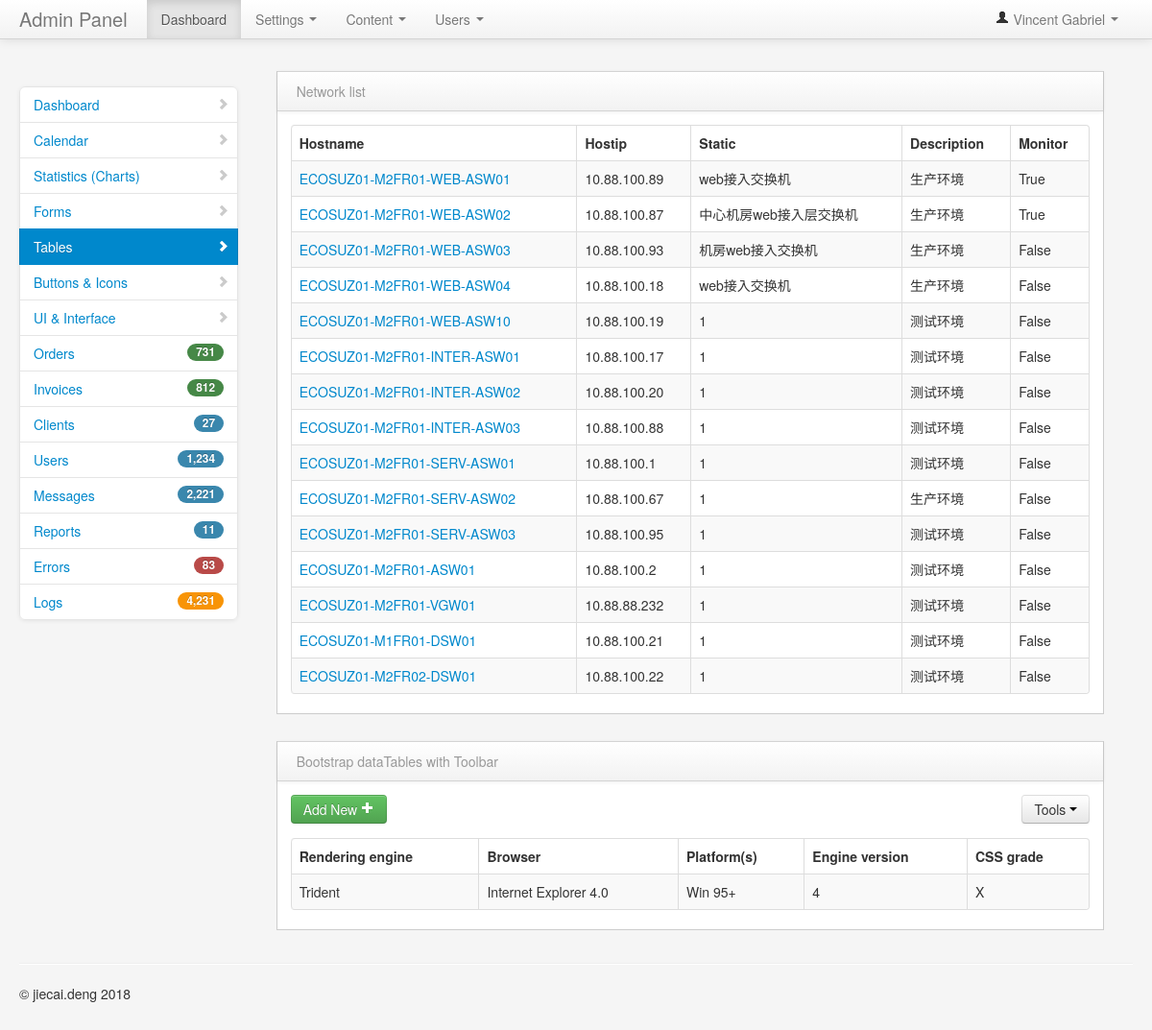
The app's page /tables/ with its own data.
### blog/models.py (models this page shows, shortened)
class Host_Info(models.Model):
    host_id=models.AutoField(primary_key=True)
    host_name=models.CharField(max_length=100,unique=True)
    host_ip=models.GenericIPAddressField()
    host_type=models.CharField(max_length=100)
    host_location=models.CharField(max_length=100)
    host_os=models.CharField(max_length=100)
    host_monitor=models.BooleanField()
    host_ctime=models.DateTimeField(auto_now_add=True)
    host_uptime=models.DateTimeField(auto_now=True)
    host_info=models.TextField()
    host_user=models.ForeignKey(User,bool)
    host_status_choices=(("生产环境","生产环境"),("测试环境","测试环境"))
    host_status=models.CharField(max_length=100,choices=host_status_choices)
    class Meta:
        db_table='hostinfo'

### blog/views.py (the view)
# urls.py: path("tables/",views.tables),
def tables(request):
    name=Host_Info.objects.all()
    return render(request,"tables.html",{"name":name})

### templates/tables.html (shortened to what this page needs)
{% load staticfiles %}
<!DOCTYPE html>
<html>
    <head>
        <link href="/static/bootstrap/css/bootstrap.min.css" rel="stylesheet" media="screen">
        <link href="/static/bootstrap/css/bootstrap-responsive.min.css" rel="stylesheet" media="screen">
        <link href="/static/assets/styles.css" rel="stylesheet" media="screen">
        <link href="/static/assets/DT_bootstrap.css" rel="stylesheet" media="screen">
    </head>
    <body>
        <div class="navbar navbar-fixed-top">
            <div class="navbar-inner">
                <div class="container-fluid">
                    <a class="brand" href="#">Admin Panel</a>
                    <div class="nav-collapse collapse">
                        <ul class="nav pull-right">
                            <li class="dropdown">
                                <a href="#" role="button" class="dropdown-toggle" data-toggle="dropdown"> <i class="icon-user"></i> Vincent Gabriel <i class="caret"></i>
                                </a>
                            </li>
                        </ul>
                        <ul class="nav">
                            <li class="active">
                                <a href="#">Dashboard</a>
                            </li>
                            <li class="dropdown">
                                <a href="#" data-toggle="dropdown" class="dropdown-toggle">Settings <b class="caret"></b>
                                </a>
                            </li>
                            <li class="dropdown">
                                <a href="#" role="button" class="dropdown-toggle" data-toggle="dropdown">Content <i class="caret"></i>
                                </a>
                            </li>
                            <li class="dropdown">
                                <a href="#" role="button" class="dropdown-toggle" data-toggle="dropdown">Users <i class="caret"></i>
                                </a>
                            </li>
                        </ul>
                    </div>
                </div>
            </div>
        </div>
        <div class="container-fluid">
            <div class="row-fluid">
                <div class="span3" id="sidebar">
                    <ul class="nav nav-list bs-docs-sidenav nav-collapse collapse">
                        <li>
                            <a href=""><i class="icon-chevron-right"></i> Dashboard</a>
                        </li>
                        <li>
                            <a href="calendar.html"><i class="icon-chevron-right"></i> Calendar</a>
                        </li>
                        <li>
                            <a href="/stats"><i class="icon-chevron-right"></i> Statistics (Charts)</a>
                        </li>
                        <li>
                            <a href="form.html"><i class="icon-chevron-right"></i> Forms</a>
                        </li>
                        <li class="active">
                            <a href="/tables"><i class="icon-chevron-right"></i> Tables</a>
                        </li>
                        <li>
                            <a href="buttons.html"><i class="icon-chevron-right"></i> Buttons & Icons</a>
                        </li>
                        <li>
                            <a href="interface.html"><i class="icon-chevron-right"></i> UI & Interface</a>
                        </li>
                        <li>
                            <a href="#"><span class="badge badge-success pull-right">731</span> Orders</a>
                        </li>
                        <li>
                            <a href="#"><span class="badge badge-success pull-right">812</span> Invoices</a>
                        </li>
                        <li>
                            <a href="#"><span class="badge badge-info pull-right">27</span> Clients</a>
                        </li>
                        <li>
                            <a href="#"><span class="badge badge-info pull-right">1,234</span> Users</a>
                        </li>
                        <li>
                            <a href="#"><span class="badge badge-info pull-right">2,221</span> Messages</a>
                        </li>
                        <li>
                            <a href="#"><span class="badge badge-info pull-right">11</span> Reports</a>
                        </li>
                        <li>
                            <a href="#"><span class="badge badge-important pull-right">83</span> Errors</a>
                        </li>
                        <li>
                            <a href="#"><span class="badge badge-warning pull-right">4,231</span> Logs</a>
                        </li>
                    </ul>
                </div>
                <div class="span9" id="content">
                     <div class="row-fluid">
                        <div class="block">
                            <div class="navbar navbar-inner block-header">
                                <div class="muted pull-left">Network list</div>
                            </div>
                            <div class="block-content collapse in">
                                <div class="span12">
  									<table cellpadding="0" cellspacing="0" border="0" class="table table-striped table-bordered" id="example">
										<thead>
											<tr>
												<th>Hostname</th>
												<th>Hostip</th>
												<th>Static</th>
												<th>Description</th>
												<th>Monitor</th>
											</tr>
										</thead>
										<tbody>
									{%	for t in name %}
											<tr class="gradeX">
												<td><a href={{t.host_id}}> {{t.host_name}}</a></td>
												<td>{{t.host_ip}}</td>
												<td>{{t.host_info}}</td>
												<td class="center">{{t.host_status}}</td>
												<td class="center">{{t.host_monitor}}</td>
											</tr>
                                    {% endfor %}
										</tbody>
									</table>
                                </div>
                            </div>
                        </div>
                    </div>
                     <div class="row-fluid">
                        <div class="block">
                            <div class="navbar navbar-inner block-header">
                                <div class="muted pull-left">Bootstrap dataTables with Toolbar</div>
                            </div>
                            <div class="block-content collapse in">
                                <div class="span12">
                                   <div class="table-toolbar">
                                      <div class="btn-group">
                                         <a href="#"><button class="btn btn-success">Add New <i class="icon-plus icon-white"></i></button></a>
                                      </div>
                                      <div class="btn-group pull-right">
                                         <button data-toggle="dropdown" class="btn dropdown-toggle">Tools <span class="caret"></span></button>
                                      </div>
                                   </div>
                                    <table cellpadding="0" cellspacing="0" border="0" class="table table-striped table-bordered" id="example2">
                                        <thead>
                                            <tr>
                                                <th>Rendering engine</th>
                                                <th>Browser</th>
                                                <th>Platform(s)</th>
                                                <th>Engine version</th>
                                                <th>CSS grade</th>
                                            </tr>
                                        </thead>
                                        <tbody>
                                            <tr class="odd gradeX">
                                                <td>Trident</td>
                                                <td>Internet
                                                     Explorer 4.0</td>
                                                <td>Win 95+</td>
                                                <td class="center"> 4</td>
                                                <td class="center">X</td>
                                            </tr>
                                        </tbody>
                                    </table>
                                </div>
                            </div>
                        </div>
                    </div>
                </div>
            </div>
            <hr>
            <footer>
                <p>&copy; jiecai.deng 2018</p>
            </footer>
        </div>
    </body>
</html>

### static/assets/styles.css (style rules this page uses)
body { padding-top: 0; padding-bottom: 40px; background-color: #f5f5f5; }
@media (min-width: 979px) { body { padding-top: 60px; } }
#content { margin-left:0px; }
.block { border: 1px solid #ccc; background: white; margin: 1em 0em; border-top: none; }
.block-content { margin: 1em; min-height: .25em; }
.block-header { margin-bottom: 0px; border-right: none; border-left: none; -webkit-border-radius: 0px; -moz-border-radius: 0px; border-radius: 0px; }
.block-header div { padding-top: 10px; }
.bs-docs-sidenav { max-width: 228px; margin: 30px 0 0; padding: 0; background-color: #fff; -webkit-border-radius: 6px; -moz-border-radius: 6px; border-radius: 6px; -webkit-box-shadow: 0 1px 4px rgba(0,0,0,.065); -moz-box-shadow: 0 1px 4px rgba(0,0,0,.065); box-shadow: 0 1px 4px rgba(0,0,0,.065); }
.bs-docs-sidenav > li > a { display: block; width: 190px \9; margin: 0 0 -1px; padding: 8px 14px; border: 1px solid #e5e5e5; }
.bs-docs-sidenav > li:first-child > a { -webkit-border-radius: 6px 6px 0 0; -moz-border-radius: 6px 6px 0 0; border-radius: 6px 6px 0 0; }
.bs-docs-sidenav > li:last-child > a { -webkit-border-radius: 0 0 6px 6px; -moz-border-radius: 0 0 6px 6px; border-radius: 0 0 6px 6px; }
.bs-docs-sidenav > .active > a { position: relative; z-index: 2; padding: 9px 15px; border: 0; text-shadow: 0 1px 0 rgba(0,0,0,.15); -webkit-box-shadow: inset 1px 0 0 rgba(0,0,0,.1), inset -1px 0 0 rgba(0,0,0,.1); -moz-box-shadow: inset 1px 0 0 rgba(0,0,0,.1), inset -1px 0 0 rgba(0,0,0,.1); box-shadow: inset 1px 0 0 rgba(0,0,0,.1), inset -1px 0 0 rgba(0,0,0,.1); }
.bs-docs-sidenav .icon-chevron-right { float: right; margin-top: 2px; margin-right: -6px; opacity: .25; }
.bs-docs-sidenav .active .icon-chevron-right, .bs-docs-sidenav .active a:hover .icon-chevron-right { opacity: 1; }

### records on screen
Host_Info: host_name "ECOSUZ01-M2FR01-WEB-ASW01", host_ip "10.88.100.89", host_info "web接入交换机", host_status "生产环境", host_monitor "True"
Host_Info: host_name "ECOSUZ01-M2FR01-WEB-ASW02", host_ip "10.88.100.87", host_info "中心机房web接入层交换机", host_status "生产环境", host_monitor "True"
Host_Info: host_name "ECOSUZ01-M2FR01-WEB-ASW03", host_ip "10.88.100.93", host_info "机房web接入交换机", host_status "生产环境", host_monitor "False"
Host_Info: host_name "ECOSUZ01-M2FR01-WEB-ASW04", host_ip "10.88.100.18", host_info "web接入交换机", host_status "生产环境", host_monitor "False"
Host_Info: host_name "ECOSUZ01-M2FR01-WEB-ASW10", host_ip "10.88.100.19", host_info "1", host_status "测试环境", host_monitor "False"
Host_Info: host_name "ECOSUZ01-M2FR01-INTER-ASW01", host_ip "10.88.100.17", host_info "1", host_status "测试环境", host_monitor "False"
Host_Info: host_name "ECOSUZ01-M2FR01-INTER-ASW02", host_ip "10.88.100.20", host_info "1", host_status "测试环境", host_monitor "False"
Host_Info: host_name "ECOSUZ01-M2FR01-INTER-ASW03", host_ip "10.88.100.88", host_info "1", host_status "测试环境", host_monitor "False"
Host_Info: host_name "ECOSUZ01-M2FR01-SERV-ASW01", host_ip "10.88.100.1", host_info "1", host_status "测试环境", host_monitor "False"
Host_Info: host_name "ECOSUZ01-M2FR01-SERV-ASW02", host_ip "10.88.100.67", host_info "1", host_status "生产环境", host_monitor "False"
Host_Info: host_name "ECOSUZ01-M2FR01-SERV-ASW03", host_ip "10.88.100.95", host_info "1", host_status "测试环境", host_monitor "False"
Host_Info: host_name "ECOSUZ01-M2FR01-ASW01", host_ip "10.88.100.2", host_info "1", host_status "测试环境", host_monitor "False"
Host_Info: host_name "ECOSUZ01-M2FR01-VGW01", host_ip "10.88.88.232", host_info "1", host_status "测试环境", host_monitor "False"
Host_Info: host_name "ECOSUZ01-M1FR01-DSW01", host_ip "10.88.100.21", host_info "1", host_status "测试环境", host_monitor "False"
Host_Info: host_name "ECOSUZ01-M2FR02-DSW01", host_ip "10.88.100.22", host_info "1", host_status "测试环境", host_monitor "False"
